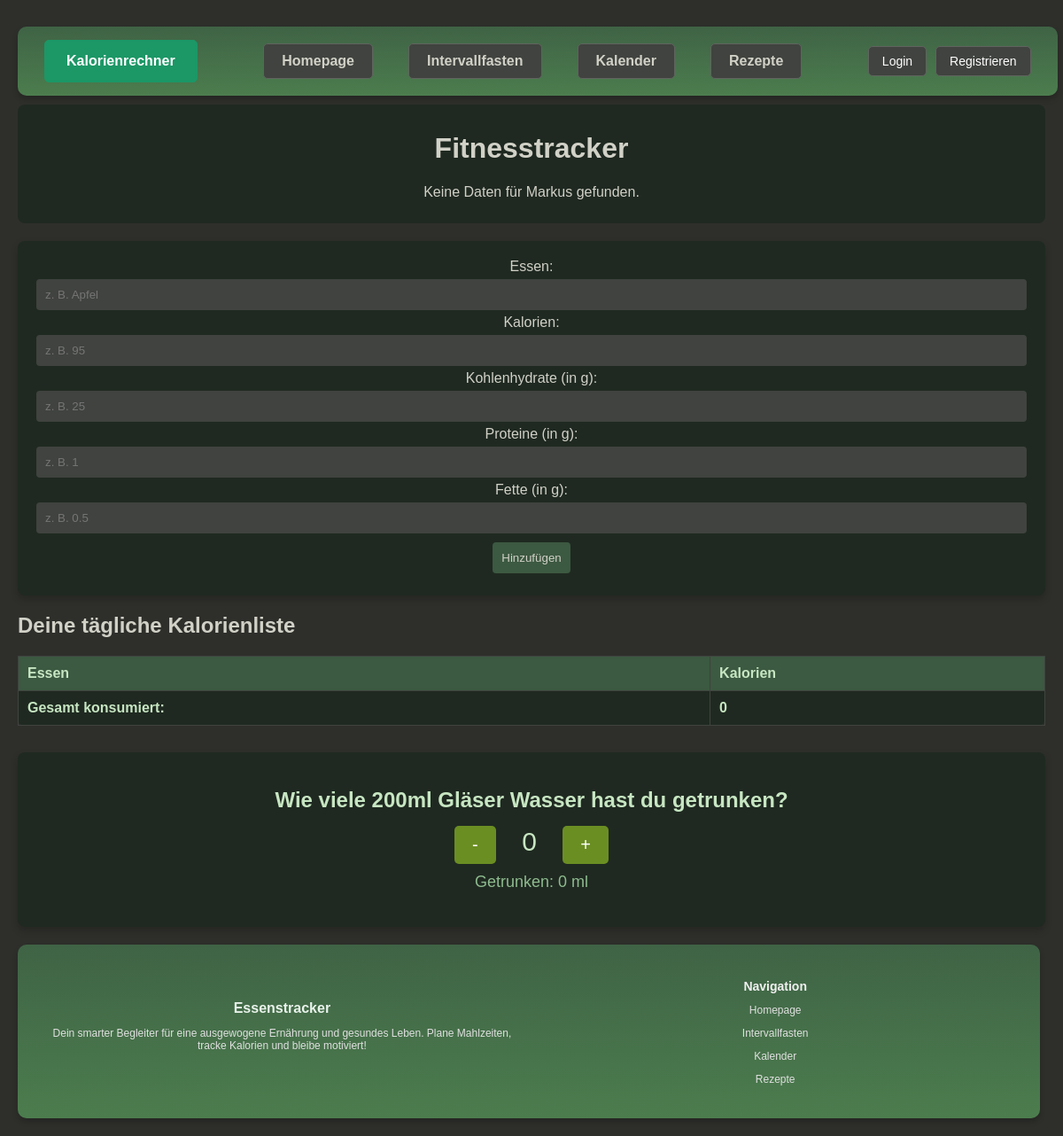
The app's page /trackerapp/, older data.
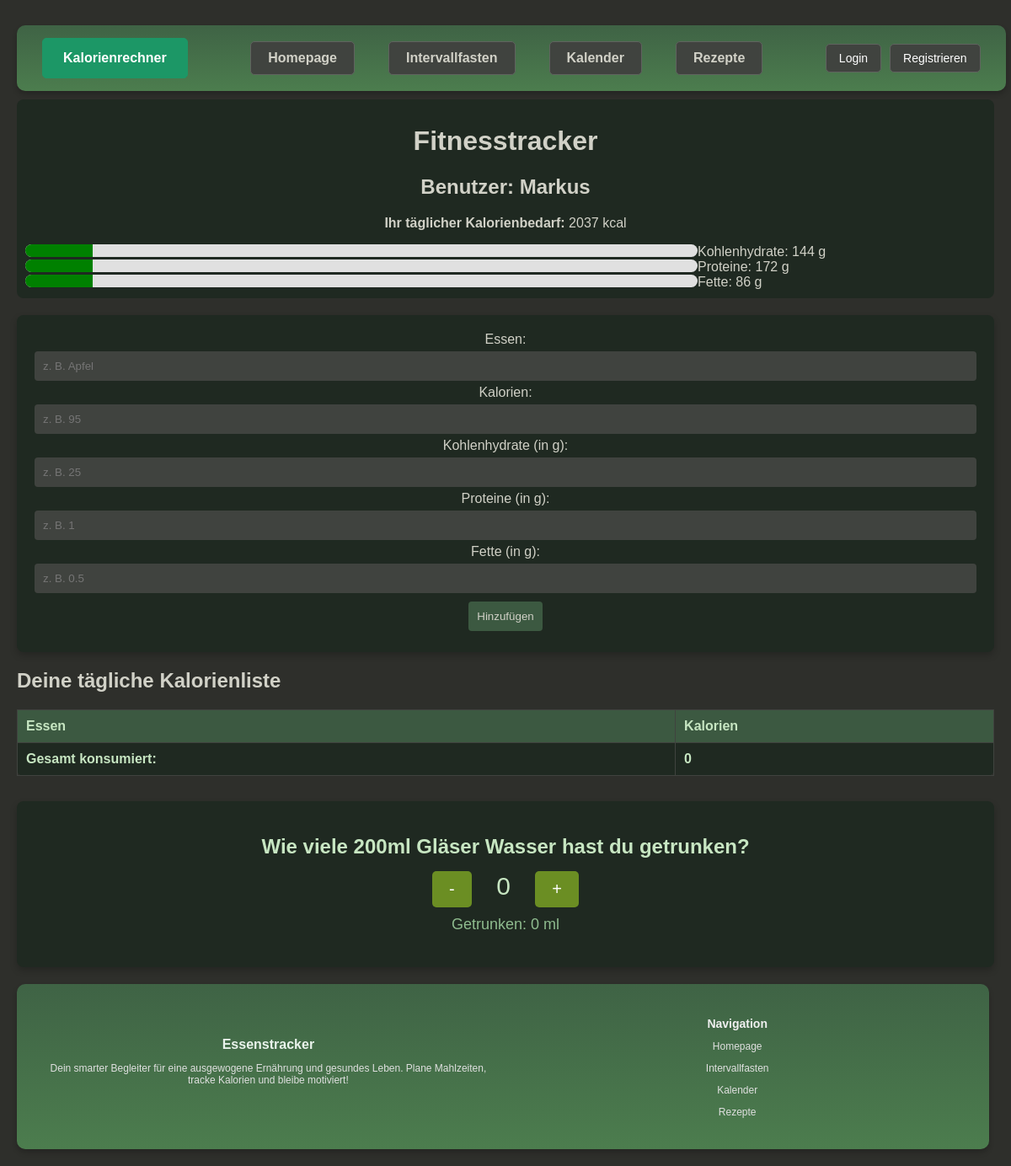
The same page, newer data.
### trackerapp/models.py (models this page shows, shortened)
class UserProfile(models.Model):
    GENDER_CHOICES = [
        ('M', 'Male'),
        ('F', 'Female'),
    ]
    ACTIVITY_CHOICES = [
        ('sedentary', 'Sedentary'),
        ('light', 'Lightly Active'),
        ('moderate', 'Moderately Active'),
        ('active', 'Active'),
        ('very_active', 'Very Active'),
    ]
    GOAL_CHOICES = [
        ('weight_loss', 'Weight Loss'),
        ('maintenance', 'Maintenance'),
        ('weight_gain', 'Weight Gain'),
    ]
    username = models.CharField(max_length=150, unique=True)
    age = models.PositiveIntegerField()
    gender = models.CharField(max_length=1, choices=GENDER_CHOICES)
    height = models.FloatField(help_text="Height in cm")
    weight = models.FloatField(help_text="Weight in kg")
    activity = models.CharField(max_length=20, choices=ACTIVITY_CHOICES)
    goal = models.CharField(max_length=20, choices=GOAL_CHOICES)
    daily_calories = models.PositiveIntegerField()
    daily_carbohydrates = models.PositiveIntegerField(help_text="Daily Carbohydrates in grams")
    daily_proteins = models.PositiveIntegerField(help_text="Daily Proteins in grams")
    daily_fats = models.PositiveIntegerField(help_text="Daily Fats in grams")

### trackerapp/views.py (the view)
# urls.py: path('trackerapp/', trackerapp_views.trackerapp, name='trackerapp'),
def trackerapp(request):
    try:
        user = UserProfile.objects.get(username="Markus")
        bmr, carbs, proteins, fats = calculate_macros(
            weight=user.weight,
            height=user.height,
            age=user.age,
            gender=user.gender,
            activity=user.activity,
            goal=user.goal
        )
        context = {
            'bmr': bmr,
            'carbs': carbs,
            'proteins': proteins,
            'fats': fats,
            'username': user.username,
        }
    except UserProfile.DoesNotExist:
        context = {
            'error': "Keine Daten für Markus gefunden."
        }
    return render(request, 'trackerapp.html', context)

### trackerapp/views.py (called while the page is built)
def calculate_macros(weight, height, age, gender, activity, goal):
    gender_factor = 5 if gender == 'M' else -161
    bmr = 10 * weight + 6.25 * height - 5 * age + gender_factor
    activity_factors = {
        'sedentary': 1.2,
        'light': 1.375,
        'moderate': 1.55,
        'active': 1.725,
        'very_active': 1.9,
    }
    bmr *= activity_factors[activity]
    if goal == 'weight_loss':
        bmr -= 500
    elif goal == 'weight_gain':
        bmr += 500
    proteins = weight * 2
    fats = weight * 1
    carbs = (bmr - (proteins * 4 + fats * 9)) / 4
    return round(bmr), round(carbs), round(proteins), round(fats)

### trackerapp/templates/Trackerapp.html (shortened to what this page needs)
{% extends 'base.html' %}
{% block content %}
<header>
    {% include "calories-tracker.html" %}
</header>
<main style="display: block;">
    <section>
        <form id="food-form">
            <label for="food-name">Essen:</label>
            <input type="text" id="food-name" placeholder="z. B. Apfel" required>
            <label for="calories">Kalorien:</label>
            <input type="number" id="calories" placeholder="z. B. 95" required>
            <label for="carbs">Kohlenhydrate (in g):</label>
            <input type="number" id="carbs" placeholder="z. B. 25" required>
            <label for="proteins">Proteine (in g):</label>
            <input type="number" id="proteins" placeholder="z. B. 1" required>
            <label for="fats">Fette (in g):</label>
            <input type="number" id="fats" placeholder="z. B. 0.5" required>
            <button type="submit">Hinzufügen</button>
        </form>
    </section>
    <section>
        <h2>Deine tägliche Kalorienliste</h2>
        <table>
            <thead>
                <tr>
                    <th>Essen</th>
                    <th>Kalorien</th>
                </tr>
            </thead>
            <tfoot>
                <tr>
                    <td>Gesamt konsumiert:</td>
                    <td id="total-consumed">0</td>
                </tr>
            </tfoot>
        </table>
    </section>
    {% include "water-tracker.html" %}
</main>
{% endblock %}

### trackerapp/templates/calories-tracker.html (shortened to what this page needs)
<!DOCTYPE html>
<html lang="de">
<head>
</head>
<body>
    <div class="container">
        <h1>Fitnesstracker</h1>
        {% if error %}
            <p>{{ error }}</p>
        {% else %}
            <h2>Benutzer: {{ username }}</h2>
            <p><strong>Ihr täglicher Kalorienbedarf:</strong> {{ bmr }} kcal</p>
            <div class="progress-wrapper">
                <div class="progress-bar">
                    <div id="carbs-bar" class="progress-bar-inner"></div>
                </div>
                <div class="progress-text">Kohlenhydrate: {{ carbs }} g</div>
            </div>
            <div class="progress-wrapper">
                <div class="progress-bar">
                    <div id="proteins-bar" class="progress-bar-inner"></div>
                </div>
                <div class="progress-text">Proteine: {{ proteins }} g</div>
            </div>
            <div class="progress-wrapper">
                <div class="progress-bar">
                    <div id="fats-bar" class="progress-bar-inner"></div>
                </div>
                <div class="progress-text">Fette: {{ fats }} g</div>
            </div>
        {% endif %}
    </div>
</body>
</html>

Row changes from the older to the newer data that the page shows:
added UserProfile: username "Markus"
Text that changed along with them:
{{ bmr }}: (not shown) → "2037"
{{ carbs }}: (not shown) → "144"
{{ proteins }}: (not shown) → "172"
{{ fats }}: (not shown) → "86"
{{ error }}: "Keine Daten für Markus gefunden." → (not shown)
text now shown: "Benutzer: Ihr täglicher Kalorienbedarf: kcal Kohlenhydrate: g Proteine: g Fette: g"
